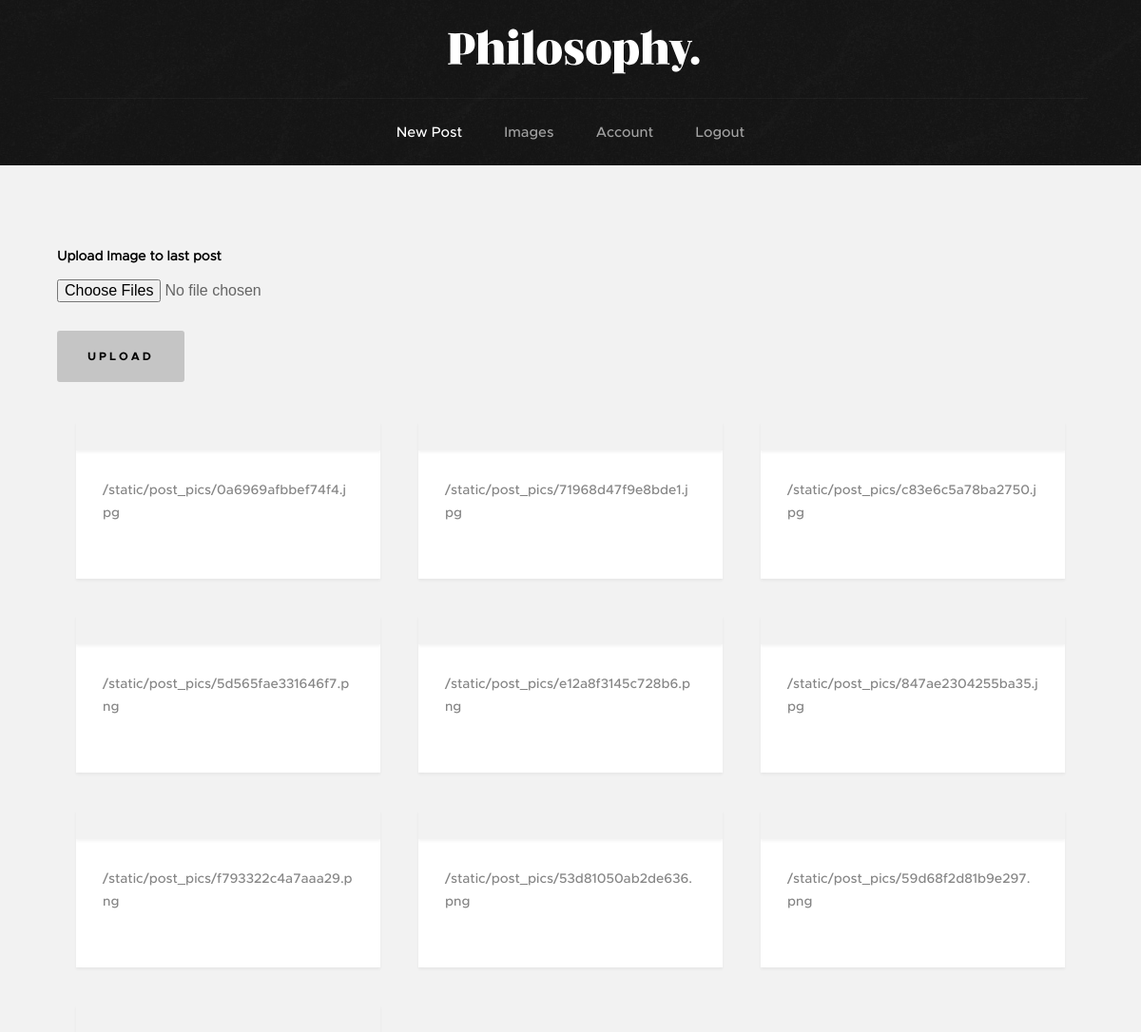
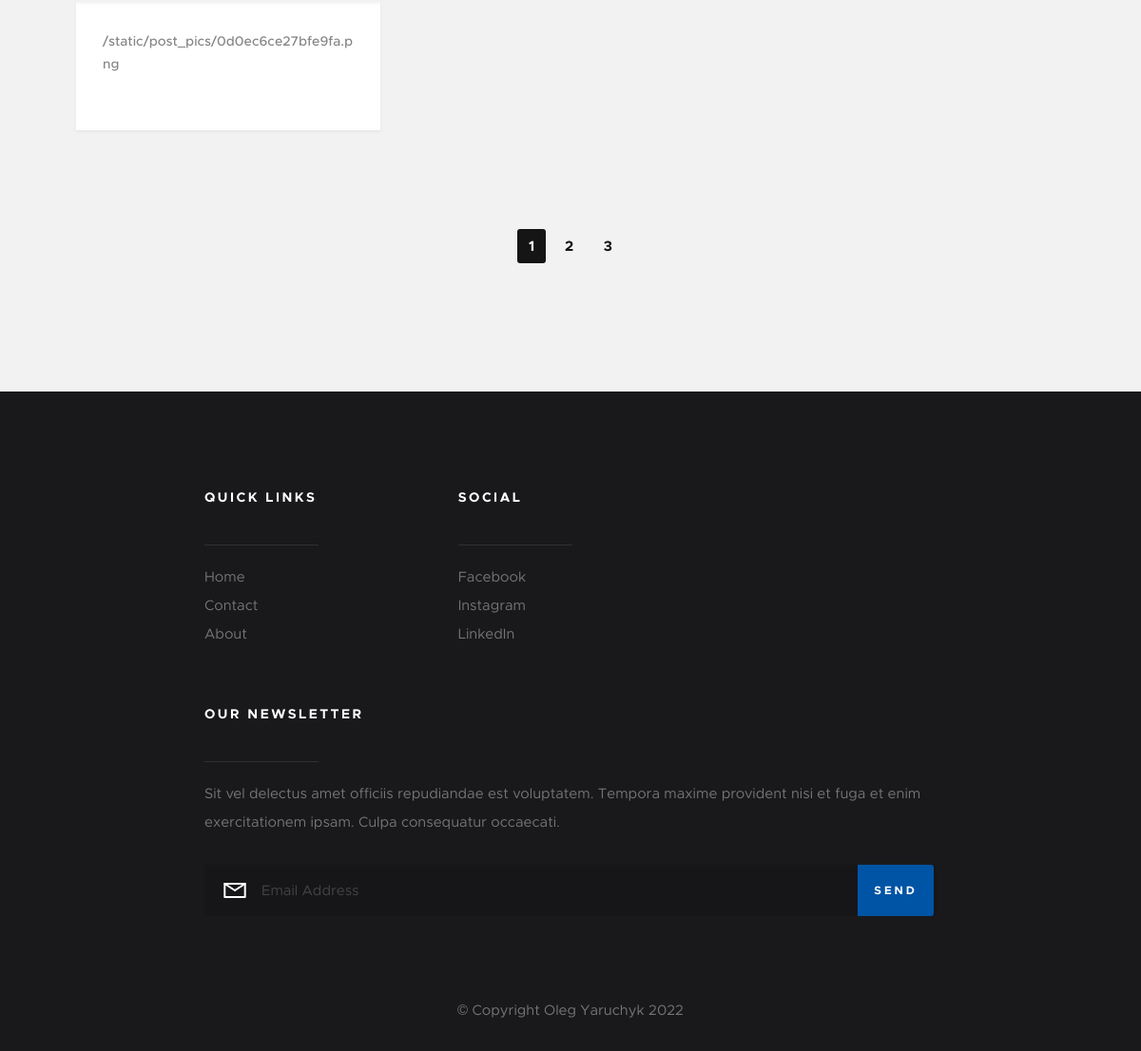
Page /upload_images (signed in) on the committed database (2 pictures, top to bottom).
### flaskblog/models.py (models this page shows, shortened)
class Images(db.Model):
    date_posted = db.Column(db.DateTime, nullable=False, default=datetime.utcnow)
    image_file = db.Column(db.String(20), nullable=False, default='default.jpg')
    id = db.Column(db.Integer, primary_key=True, autoincrement=True)

### flaskblog/posts/routes.py (the view, shortened to what this page needs)
@posts.route("/upload_images", methods=['GET', 'POST'])
@login_required
def upload_images():
    page = request.args.get('page', 1, type=int)
    images = Images.query.order_by(Images.date_posted.desc()).paginate(page=page, per_page=10)
    form = UploadPostImagesForm()
    return render_template('upload_images.html', form=form, images=images)

### flaskblog/posts/forms.py
class UploadPostImagesForm(FlaskForm):
    picture = MultipleFileField('Upload Image to last post', validators=[FileAllowed(['jpg', 'png'])])
    submit = SubmitField('Upload')

### flaskblog/models.py (called while the page is built)
@login_manager.user_loader
def load_user(user_id):
    return User.query.get(int(user_id))

### flaskblog/templates/upload_images.html (shortened to what this page needs)
{% extends "layout.html" %}
{% block content %}
<section class="s-content">
    <div class="row masonry-wrap">
        <form method="POST" action="" enctype="multipart/form-data">
                <div class="form-group">
                    {{ form.picture.label() }}
                    {{ form.picture }}
                </div>
            <div class="form-group">
                {{ form.submit(class="btn btn-outline-info") }}
            </div>
        </form>
        <div class="masonry">
            {% for image in images.items %}
                <article class="masonry__brick entry format-standard" data-aos="fade-up">
                <div class="entry__thumb">
                </div>
                <div class="entry__text">
                    <div class="entry__header">
                        <div class="entry__date">
                            <a class="post-subtitle"> {{ url_for('static', filename='post_pics/' + image.image_file) }}</a>
                        </div>
                    </div>
                </div>
            </article>
            {% endfor %}
        </div>
    </div>
    <div class="row">
        <div class="col-full">
            <nav class="pgn">
                <ul>
                    {% for page_num in images.iter_pages() %}
                    {% if page_num %}
                    {% if images.page == page_num %}
                    <li><span class="pgn__num current">{{ page_num }}</span></li>
                    {% else %}
                    <li><a class="pgn__num" href="{{ url_for('main.home', page=page_num) }}">{{ page_num }}</a></li>
                    {% endif %}
                    {% else %}
                    ...
                    {% endif %}
                    {% endfor %}
                </ul>
            </nav>
        </div>
    </div>
</section>
{% endblock content %}

### flaskblog/templates/layout.html (shortened to what this page needs)
<!DOCTYPE html>
<html>
    <head>
        <link rel="stylesheet" type="text/css" href="{{ url_for('static', filename='css/base.css') }}">
        <link rel="stylesheet" type="text/css" href="{{ url_for('static', filename='css/vendor.css') }}">
        <link rel="stylesheet" type="text/css" href="{{ url_for('static', filename='css/main.css') }}">
    </head>
    <body id="top">
        {% if home_page and posts.page==1 %}
            <section class="s-pageheader s-pageheader--home">
        {%else%}
            <section class="s-pageheader s-pageheader">
        {%endif%}
            <header class="header">
            <div class="header__content row">
                <div class="header__logo">
                    <a class="logo" href="{{url_for('main.home')}}">
                        <img src="{{ url_for('static', filename='images/logo.svg') }}" alt="Homepage">
                    </a>
                </div>
                <ul class="header__social">
                    <li>
                        <a href="#0"><i class="fa fa-facebook" aria-hidden="true"></i></a>
                    </li>
                    <li>
                        <a href="#0"><i class="fa fa-twitter" aria-hidden="true"></i></a>
                    </li>
                    <li>
                        <a href="#0"><i class="fa fa-instagram" aria-hidden="true"></i></a>
                    </li>
                    <li>
                        <a href="#0"><i class="fa fa-pinterest" aria-hidden="true"></i></a>
                    </li>
                </ul>
                <nav class="header__nav-wrap">
                    <ul class="header__nav">
                        {% if current_user.is_authenticated %}
                            <li class="current"><a href="{{ url_for('posts.new_post')}}" title="">New Post</a></li>
                            <li><a href="{{ url_for('posts.upload_images')}}">Images</a></li>
                            <li><a href="{{ url_for('users.account')}}">Account</a></li>
                            <li><a href="{{ url_for('users.logout')}}">Logout</a></li>
                        {% else %}
                            <li class="current"><a href="{{ url_for('main.home')}}" >Home</a></li>
                            <li><a href="/#" title="">Contact</a></li>
                            <li><a href="{{ url_for('users.admin') }}">LoginAdmin</a></li>
                            <li><a href="/#" title="">Home</a></li>
                        {% endif %}
                    </ul>
                </nav>
            </div>
            </header>
        </section>
        {% block content %}
        {% endblock %}
        <footer class="s-footer">
        <div class="s-footer__main">
            <div class="row">
                <div class="col-two md-four mob-full s-footer__sitelinks">
                    <h4>Quick Links</h4>
                    <ul class="s-footer__linklist">
                        <li><a href="{{ url_for('main.home')}}">Home</a></li>
                        <li><a href="#">Contact</a></li>
                        <li><a href="#">About</a></li>
                    </ul>
                </div>
                <div class="col-two md-four mob-full s-footer__social">
                    <h4>Social</h4>
                    <ul class="s-footer__linklist">
                        <li><a href="#0">Facebook</a></li>
                        <li><a href="#0">Instagram</a></li>
                        <li><a href="#0">LinkedIn</a></li>
                    </ul>
                </div>
                <div class="col-five md-full end s-footer__subscribe">
                    <h4>Our Newsletter</h4>
                    <p>Sit vel delectus amet officiis repudiandae est voluptatem. Tempora maxime provident nisi et fuga et enim exercitationem ipsam. Culpa consequatur occaecati.</p>
                    <div class="subscribe-form">
                        <form id="mc-form" class="group" novalidate="true">
                            <input type="email" value="" name="EMAIL" class="email" id="mc-email" placeholder="Email Address" required="">
                            <input type="submit" name="subscribe" value="Send">
                        </form>
                    </div>
                </div>
            </div>
        </div>
        <div class="s-footer__bottom">
            <div class="row">
                <div class="col-full">
                    <div class="s-footer__copyright">
                        <span>© Copyright Oleg Yaruchyk 2022</span>
                    </div>
                </div>
            </div>
        </div>
    </footer>
    </body>
</html>

### flaskblog/static/css/base.css (style rules this page uses)
html { font-family: sans-serif; line-height: 1.15; -ms-text-size-adjust: 100%; -webkit-text-size-adjust: 100%; }
body { margin: 0; }
article, aside, footer, header, nav, section { display: block; }
a { background-color: transparent; -webkit-text-decoration-skip: objects; }
img { border-style: none; }
button, input, optgroup, select, textarea { font-family: sans-serif; font-size: 100%; line-height: 1.15; margin: 0; }
button, input { overflow: visible; }
button, html [type="button"], [type="reset"], [type="submit"] { -webkit-appearance: button; }
html { font-size: 62.5%; box-sizing: border-box; }
*, *::before, *::after { box-sizing: inherit; }
body { font-weight: normal; line-height: 1; word-wrap: break-word; text-rendering: optimizeLegibility; -webkit-overflow-scrolling: touch; -webkit-text-size-adjust: none; }
body, input, button { -moz-osx-font-smoothing: grayscale; -webkit-font-smoothing: antialiased; }
img, video { max-width: 100%; height: auto; }
div, dl, dt, dd, ul, ol, li, h1, h2, h3, h4, h5, h6, pre, form, p, blockquote, th, td { margin: 0; padding: 0; }
h1, h2, h3, h4, h5, h6 { -webkit-font-smoothing: auto; -webkit-font-smoothing: antialiased; -webkit-font-variant-ligatures: common-ligatures; -moz-font-variant-ligatures: common-ligatures; font-variant-ligatures: common-ligatures; text-rendering: optimizeLegibility; }
em, i { font-style: italic; line-height: inherit; }
ol, ul { list-style: none; }
li { display: block; }
a { text-decoration: none; line-height: inherit; }
a img { border: none; }
input[type="email"], input[type="number"], input[type="search"], input[type="text"], input[type="tel"], input[type="url"], input[type="password"], textarea { -webkit-appearance: none; -moz-appearance: none; -ms-appearance: none; -o-appearance: none; appearance: none; }
.row { width: 94%; max-width: 1200px; margin: 0 auto; }
.row:after { content: ""; display: table; clear: both; }
[class*="col-"] { float: left; padding: 0 20px; }
[class*="col-"] + [class*="col-"].end { float: right; }
.col-two, .col-1-6 { width: 16.66667%; }
.col-five { width: 41.66667%; }
.col-twelve, .col-full { width: 100%; }
@media only screen and (max-width: 1200px) { [class*="col-"] { padding: 0 15px; } }
@media only screen and (max-width: 1200px) { .md-four, .md-1-3 { width: 33.33333%; } }
@media only screen and (max-width: 1200px) { .md-twelve, .md-full { width: 100%; } }
.group:after { content: ""; display: table; clear: both; }

### rows in the picture
Images: image_file "/static/post_pics/0a6969afbbef74f4.jpg"
Images: image_file "/static/post_pics/71968d47f9e8bde1.jpg"
Images: image_file "/static/post_pics/c83e6c5a78ba2750.jpg"
Images: image_file "/static/post_pics/5d565fae331646f7.png"
Images: image_file "/static/post_pics/e12a8f3145c728b6.png"
Images: image_file "/static/post_pics/847ae2304255ba35.jpg"
Images: image_file "/static/post_pics/f793322c4a7aaa29.png"
Images: image_file "/static/post_pics/53d81050ab2de636.png"
Images: image_file "/static/post_pics/59d68f2d81b9e297.png"
Images: image_file "/static/post_pics/0d0ec6ce27bfe9fa.png"

### other values in the picture
{{ page_num }} "1"
{{ page_num }} "2" "3"
